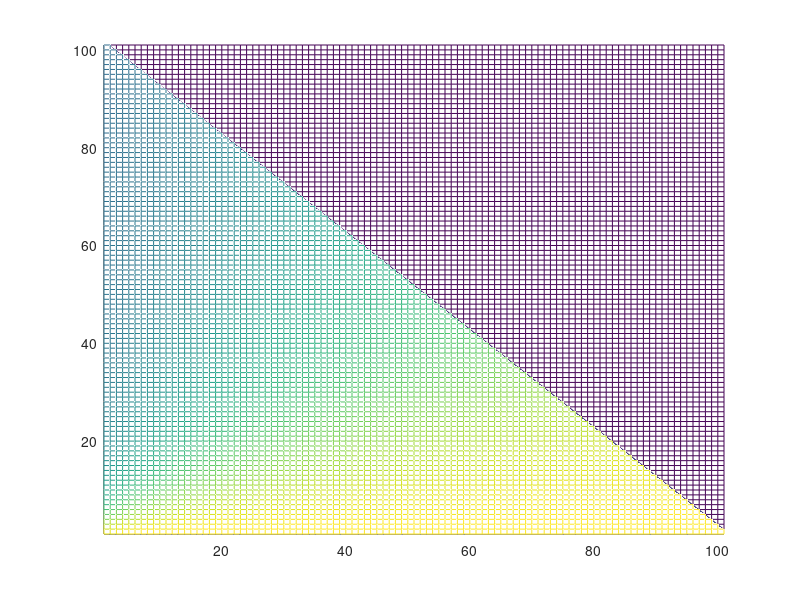

The MATLAB source for this figure:
% commit star issue
data=[3862, 3, 0, 653326; 6827, 6604, 455, 3945470610; 3762, 68, 7, 1209081; 327, 55, 46, 4124223; 2, 0, 0, 764890; 2441, 151, 36, 3572028; 58, 47, 5, 1929932; 1014, 77, 6, 5366220; 66, 60, 4, 435855; 8459, 276, 68, 11058373; 105, 3, 0, 468218; 44, 0, 1, 269421; 5959, 988, 12, 74412188; 94, 41, 0, 2215849; 1771, 502, 13, 12216155; 126, 3, 0, 1253774; 4895, 130, 34, 553469; 3039, 223, 53, 8818467; 6107, 1061, 97, 13909520; 113, 2, 0, 646270; 4, 6, 2, 1221558; 4165, 80, 0, 302499; 4502, 12, 18, 988422; 4341, 19, 0, 127314; 2, 0, 0, 1468234; 3358, 0, 0, 848121; 289, 115, 116, 1420147; 456, 12, 1, 725682; 3272, 1278, 24, 349752825; 4631, 152, 20, 15530571];
% value=rand(1,19);
% cor=corrcoef(data(:,1),value);
% cor(1,2)
rmax=0;
r=zeros(101,101);
for i=1:101
    for j=1:102-i
            k=103-i-j;
            area = (data(:,1)*(i-1)+data(:,2)*(j-1)+data(:,3)*(k-1))*0.01;
            cor=corrcoef(area,data(:,4));
            r(i,j)=cor(1,2);
            if cor(1,2)>rmax
                rmax=cor(1,2);
                weight=[i,j,k];
            end
    end
end

[x,y]=meshgrid(1:101);
figure;
hold on;
meshc(x,y,r);
